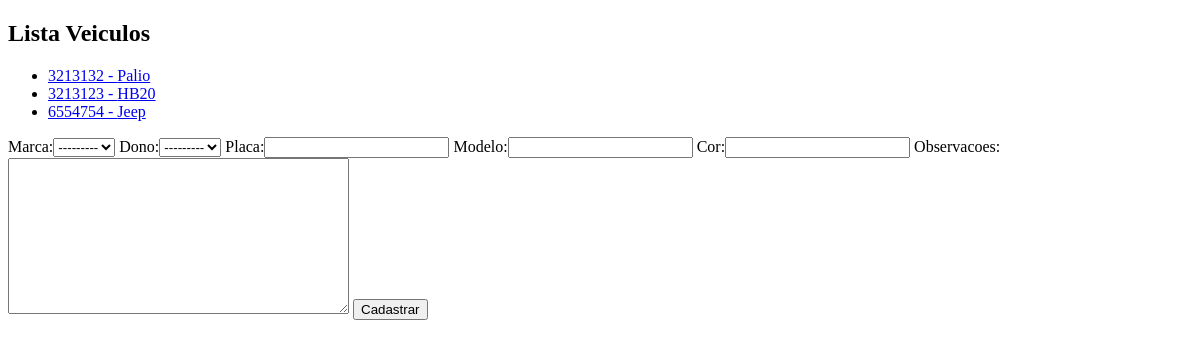
Before: /core/veiculos/ with the older database file.
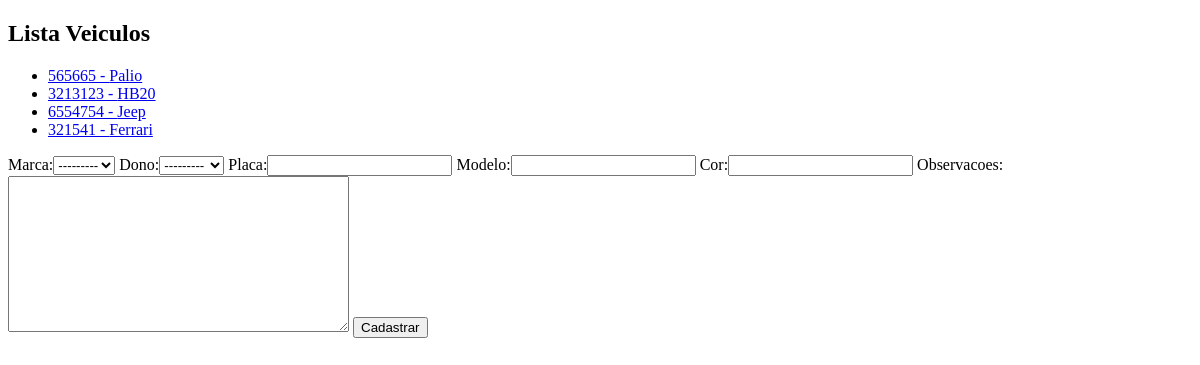
After: the same page with the newer database file.
### core/models.py (models this page shows, shortened)
class veiculo(models.Model):
    marca = models.ForeignKey(marca, on_delete=models.SET_NULL, null=True)
    dono = models.ForeignKey(pessoa, on_delete=models.SET_NULL, null=True)
    placa = models.CharField(max_length=7)
    modelo = models.CharField(max_length=30)
    cor = models.CharField(max_length=20)
    observacoes = models.TextField()

### core/views.py (the view)
def lista_veiculos(request):
    veiculos = veiculo.objects.all()
    form = VeiculoForm()
    data = {'veiculos': veiculos, 'form': form}
    return render(request, 'core/lista_veiculos.html', data)

### core/forms.py
class VeiculoForm(ModelForm):
    class Meta:
        model = veiculo
        fields = '__all__'

### core/models.py (called while the page is built)
    def __str__(self):
        return self.nome

    def __str__(self):
        return self.nome

### core/templates/core/lista_veiculos.html (shortened to what this page needs)
<!DOCTYPE html>
<html lang="en">
<head>
</head>
<body>
<h2>Lista Veiculos</h2>
<ul>
    {% for veiculo in veiculos%}
        <li>
            <a href="{% url 'core_veiculo_update' veiculo.id%}">{{veiculo.placa}} - {{veiculo.modelo}}</a>
        </li>
    {% endfor%}
</ul>
<form action="{% url 'core_veiculo_novo'%} " method="POST">
    {{form}}
    <button type="submit"> Cadastrar </button>
</form>
</body>
</html>

Changed rows visible on the page:
changed veiculo "Palio": placa "3213132" → "565665"
added veiculo: placa "321541", modelo "Ferrari"
